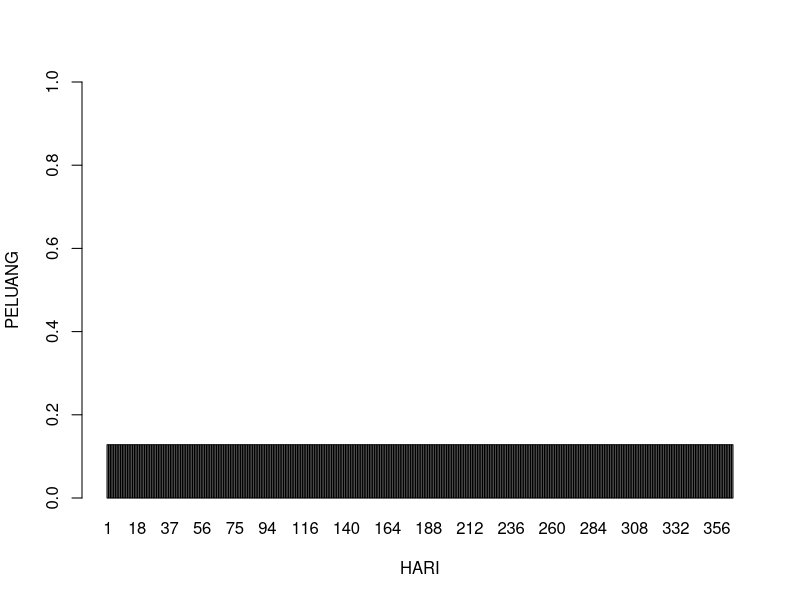

This figure's R source:
#NOMOR 3A
peluang <- dpois(6,4.5)
peluang

#NOMOR 3B
data = data.frame(y=c(peluang), x=c(1:365))
barplot(data$y, names.arg=data$x, xlab="HARI",ylab="PELUANG", ylim=0:1)

#NOMOR 3C
#Dilihat dari grafik yang ditamplikan menunjukkan bahwa
#nilai dari peluang tidak berubah sampai hari ke 365
#nilainya konstan

#NOMOR 3D
lambda <- 4.5
rataan <- varian <- lambda
lambda
rataan
varian
